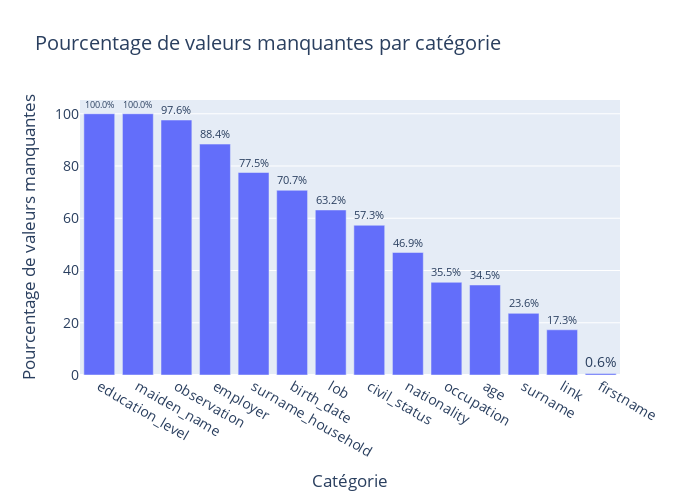

Here is the notebook cell this chart was saved with:
### Code cell
# Missing values
missing_percentage = df.isnull().sum() / len(df) * 100
missing_percentage = missing_percentage.reset_index()
missing_percentage.columns = ['Column', 'MissingPercentage']
missing_percentage = missing_percentage.sort_values(by='MissingPercentage', ascending=False)

# Plot
fig = px.bar(missing_percentage, x='Column', y='MissingPercentage', text='MissingPercentage',
             title="Pourcentage de valeurs manquantes par catégorie",
             width=700,
             height=500)
fig.update_traces(texttemplate='%{text:.1f}%', textposition='outside', textfont_size=15)
fig.update_layout(yaxis=dict(title='Pourcentage de valeurs manquantes'),
                  xaxis=dict(title='Catégorie'),
                  font = dict(size=14))
fig.show()

### Figure 1 — Plotly figure (JSON) as saved in the notebook; plotly's stock layout.template omitted (floating-point values rounded to 4 significant figures)
{"data": [{"alignmentgroup": "True", "hovertemplate": "Column=%{x}<br>MissingPercentage=%{text}<extra></extra>", "legendgroup": "", "marker": {"color": "#636efa", "pattern": {"shape": ""}}, "name": "", "offsetgroup": "", "orientation": "v", "showlegend": false, "text": [100, 100, 97.6, 88.39, 77.51, 70.71, 63.17, 57.31, 46.9, 35.48, 34.45, 23.59, 17.3, 0.5743], "textfont": {"size": 15}, "textposition": "outside", "texttemplate": "%{text:.1f}%", "type": "bar", "x": ["education_level", "maiden_name", "observation", "employer", "surname_household", "birth_date", "lob", "civil_status", "nationality", "occupation", "age", "surname", "link", "firstname"], "xaxis": "x", "y": [100, 100, 97.6, 88.39, 77.51, 70.71, 63.17, 57.31, 46.9, 35.48, 34.45, 23.59, 17.3, 0.5743], "yaxis": "y"}], "layout": {"barmode": "relative", "font": {"size": 14}, "height": 500, "legend": {"tracegroupgap": 0}, "title": {"text": "Pourcentage de valeurs manquantes par catégorie"}, "width": 700, "xaxis": {"anchor": "y", "domain": [0, 1], "title": {"text": "Catégorie"}}, "yaxis": {"anchor": "x", "domain": [0, 1], "title": {"text": "Pourcentage de valeurs manquantes"}}}}
